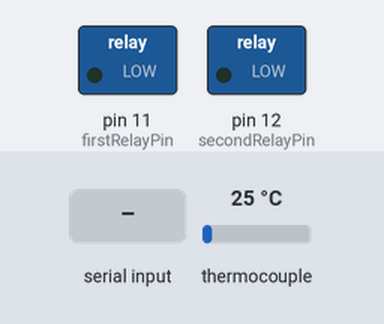
This sketch was run on a simulated Arduino Uno, built with avr-gcc and run on an emulated ATmega328P. On the bench: switched loads named in the sketch (green lamp = pin HIGH). Inputs (shaded band) come from the test bench; at power-on: thermocouple 25 °C. What the sketch prints to the serial monitor is not drawn.

Above: at 1.7 s.
1.8 s: byte 11 (11) received over Serial
At 2.1 s:
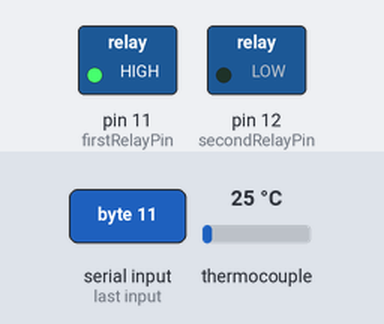
3.3 s: byte 21 (21) received over Serial
At 4.4 s:
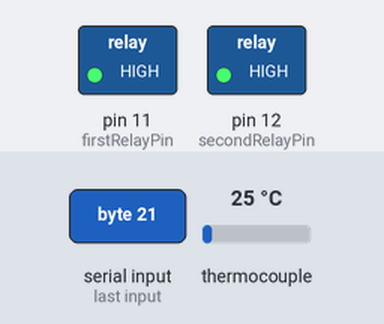
4.8 s: byte 10 (10) received over Serial
At 5.5 s:
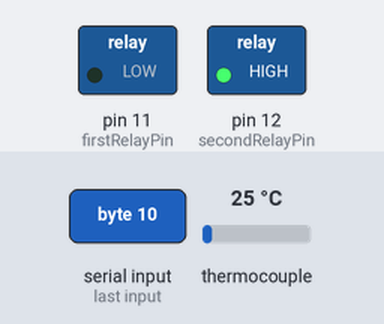
Timing chart, 0 to 7.8 s (numbered marks = the images above; inputs shaded):
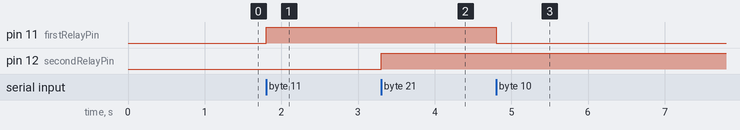

Measured:
- after the input at 1.8 s, pin 11 (firstRelayPin): LOW → HIGH at once
- after the input at 3.3 s, pin 12 (secondRelayPin): LOW → HIGH at once
- after the input at 4.8 s, pin 11 (firstRelayPin): HIGH → LOW at once

The sketch:

arduinoTemperature.ino
```cpp
#if defined(__AVR_ATmega1280__) || defined(__AVR_ATmega2560__)
#define INTERNAL INTERNAL1V1
#endif

#include "Adafruit_MAX31855.h"

int thermoDO = 3;
int thermoCS = 4;
int thermoCLK = 5;
int tempC=0;

//int freq = 40;

//long previousMillis = 0;        // will store last time LED was updated
//long interval = int(1000/(freq*1.1));           // interval at which to blink (milliseconds)int delaym = int(1000/freq);

Adafruit_MAX31855 thermocouple(thermoCLK, thermoCS, thermoDO);


const int firstRelayPin =  11;
const int secondRelayPin =  12;

int firstRelayState = LOW;
int secondRelayState = LOW;


void setup() {
  pinMode(firstRelayPin, OUTPUT);
  pinMode(secondRelayPin, OUTPUT);
  digitalWrite(firstRelayPin, firstRelayState);
  digitalWrite(secondRelayPin, secondRelayState);
  /* initialize serial                                       */
  Serial.begin(115200);
  // wait for MAX chip to stabilize
  delay(500);
}


void loop() {


  int val=0;
  val=Serial.read();
  if (val!=-1)
  {
    switch (val){
    case 10:
      firstRelayState = LOW;
      break;
    case 11:
      firstRelayState = HIGH;
      break;
    case 20:
      secondRelayState = LOW;
      break;
    case 21:
      secondRelayState = HIGH;
      break;
    }
    digitalWrite(firstRelayPin, firstRelayState);
    digitalWrite(secondRelayPin, secondRelayState);
  }

//  unsigned long currentMillis = millis();
//      Serial.println(currentMillis - previousMillis);
//  if(currentMillis - previousMillis > interval) {
    // save the last time you blinked the LED
    //thermocouple.readInternal()
    tempC = int(100*thermocouple.readCelsius());
    if (isnan(tempC)) {
      Serial.println("Something wrong with thermocouple!");
    }
    else {
      Serial.println(tempC);
    }
//        previousMillis = currentMillis;
  //}
}
```
